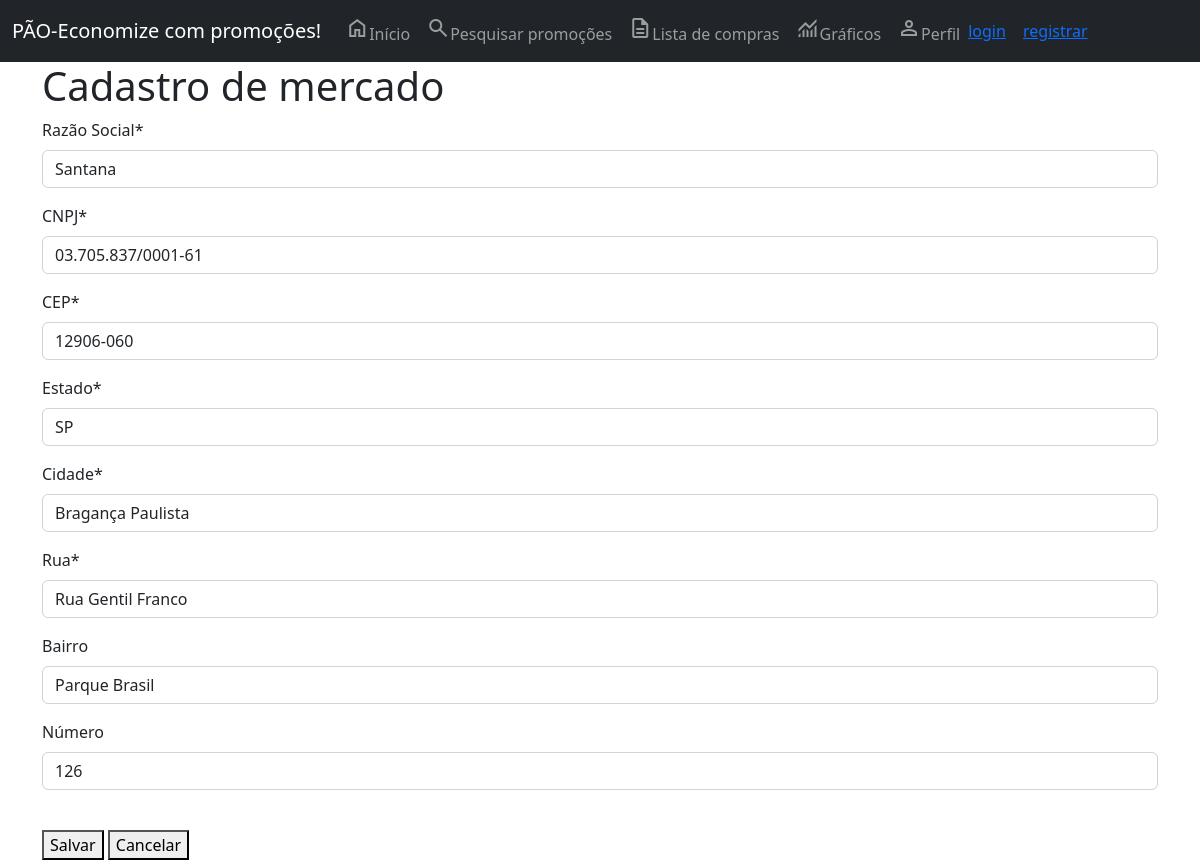
Page /atualiza-mercado/4/ on the earlier database version.
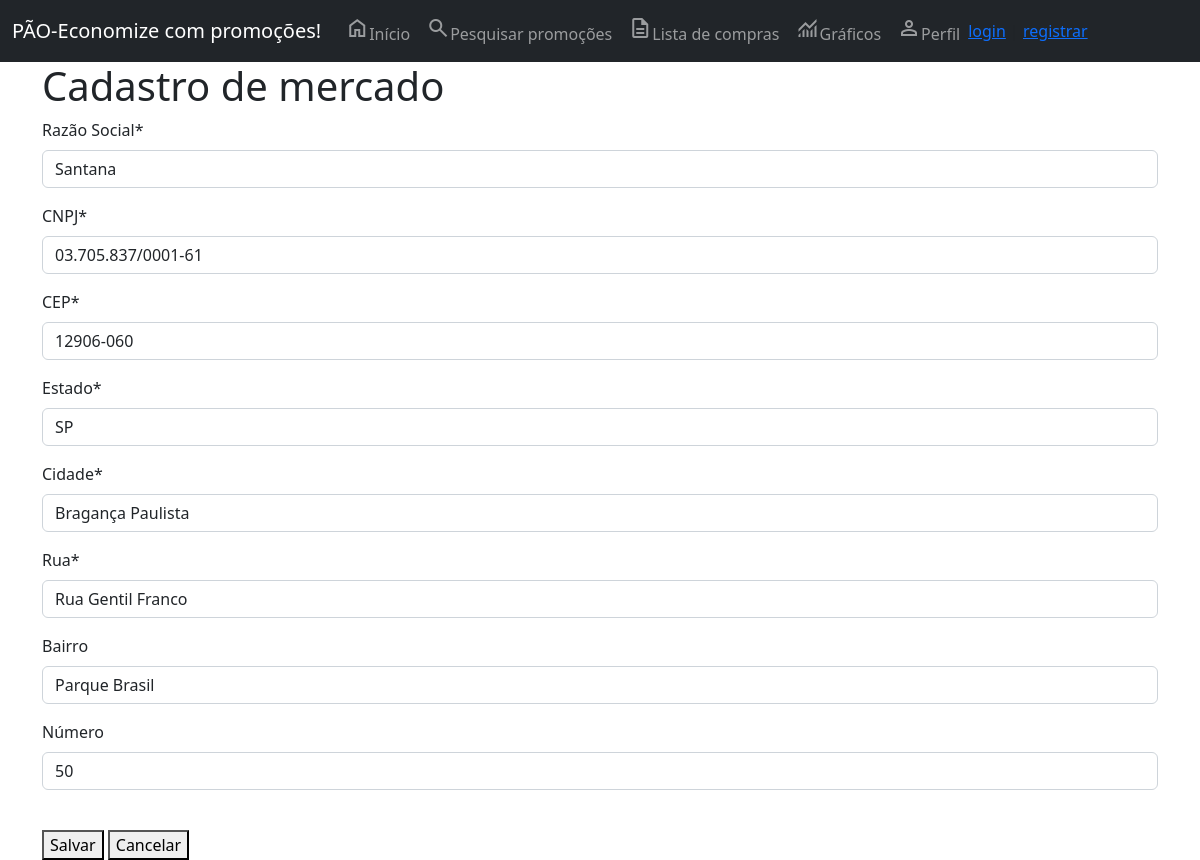
Same page on the later database version.
### core/models.py (models this page shows, shortened)
class Endereco(models.Model):
    cep = models.CharField(max_length=100, verbose_name='CEP')
    estado = models.CharField(max_length=2, verbose_name='Estado')
    cidade = models.CharField(max_length=100, verbose_name='Cidade')
    rua = models.CharField(max_length=100, verbose_name='Rua')
    bairro = models.CharField(max_length=100, blank=True, null=True, verbose_name='Bairro')
    numero = models.IntegerField(blank=True, null=True, verbose_name='Número')
    class Meta:
        verbose_name_plural = 'Endereço'

### core/views.py (the view)
# urls.py: path('atualiza-mercado/<int:id>/', atualizar_mercado, name='url_atualiza_mercado'),
def atualizar_mercado(request, id):
    mercado = Mercado.objects.get(id=id)
    endereco = Endereco.objects.get(id=mercado.endereco.id)
    form = FormMercado(request.POST or None, request.FILES or None, instance=mercado)
    form_endereco = FormEndereco(request.POST or None, instance=endereco)
    if form.is_valid() and form_endereco.is_valid():
        form.save()
        form_endereco.save()
        return redirect('url_listagem_mercados')
    contexto = {'form': form, 'form_endereco': form_endereco, 'txt_title': 'att_merc', 'txt_descricao': 'Atualização de Mercado', 'txt_button': 'Atualizar'}
    return render(request, 'core/cadastro_completo.html', contexto)

### core/forms.py
class FormMercado(ModelForm):
    class Meta:
        model = Mercado
        fields = ['razao_social', 'cnpj']

class FormEndereco(ModelForm):
    class Meta:
        model = Endereco
        fields = ['cep', 'estado', 'cidade', 'rua', 'bairro', 'numero']

### core/templates/core/cadastro_completo.html (shortened to what this page needs)
{% extends 'base.html' %}
{% block main %}
{% load crispy_forms_tags %}
<div class="container">
   <h1>Cadastro de mercado</h1>
   <form method="post" enctype="multipart/form-data">
      {{ form | crispy }}
      {{ form_endereco | crispy }} <br>
      <button type="submit">Salvar</button>
      <button onclick="window.location.href='/'">Cancelar</button>
   </form>
</div>
{% endblock %}

Differences in the rows shown:
changed Endereco "SP": numero "126" → "50"
